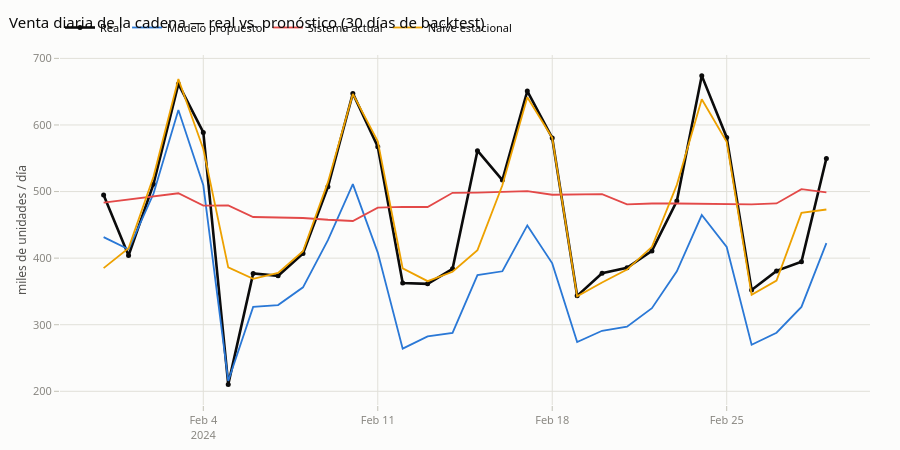

This figure's notebook cell:
### Markdown cell above
## 3 · La salida, día a día

Serie de tiempo de la venta agregada de la cadena en los 30 días apartados: la línea negra es la demanda **real**, las de color son lo que cada modelo pronosticó. *Pasa el cursor para ver los valores exactos; arrastra para hacer zoom.* (En GitHub se muestra la versión estática.)

### Code cell
fechas = pd.date_range(preds["date"].min(), preds["date"].max(), freq="D")
# Fechas como strings ISO: plotly las trata como eje de fecha y kaleido
# (serializador orjson) las exporta a PNG sin problema con Timestamps.
fechas_x = [d.strftime("%Y-%m-%d") for d in fechas]

def serie_cadena(df, modelo, valor):
    s = df[df["modelo"] == modelo].groupby("date")[valor].sum() / 1e3
    return s.reindex(fechas).to_numpy()

fig = go.Figure()
fig.add_scatter(x=fechas_x, y=serie_cadena(preds, CAMPEON, "y_true"),
                mode="lines+markers", name="Real",
                line=dict(color=MODEL_COLORS["real"], width=2.6),
                marker=dict(size=5),
                hovertemplate="%{x|%a %d %b}<br>Real: <b>%{y:.0f}k uds</b><extra></extra>")
for modelo in ["gradient_boosting_prior", "sistema_actual", "naive_estacional"]:
    fig.add_scatter(x=fechas_x, y=serie_cadena(preds, modelo, "y_pred"),
                    mode="lines", name=MODEL_LABELS[modelo],
                    line=dict(color=MODEL_COLORS[modelo], width=1.8),
                    hovertemplate="%{x|%a %d %b}<br>" + MODEL_LABELS[modelo]
                                  + ": <b>%{y:.0f}k uds</b><extra></extra>")
fig.update_layout(title="Venta diaria de la cadena — real vs. pronóstico (30 días de backtest)",
                  yaxis_title="miles de unidades / día", height=450,
                  hovermode="x unified",
                  legend=dict(orientation="h", y=1.12, font=dict(size=11)))
fig.show()

### Figure 1 — Plotly figure (JSON) as saved in the notebook; plotly's stock layout.template omitted (floating-point values rounded to 4 significant figures)
{"data": [{"hovertemplate": "%{x|%a %d %b}<br>Real: <b>%{y:.0f}k uds</b><extra></extra>", "line": {"color": "#0b0b0b", "width": 2.6}, "marker": {"size": 5}, "mode": "lines+markers", "name": "Real", "type": "scatter", "x": ["2024-01-31", "2024-02-01", "2024-02-02", "2024-02-03", "2024-02-04", "2024-02-05", "2024-02-06", "2024-02-07", "2024-02-08", "2024-02-09", "2024-02-10", "2024-02-11", "2024-02-12", "2024-02-13", "2024-02-14", "2024-02-15", "2024-02-16", "2024-02-17", "2024-02-18", "2024-02-19", "2024-02-20", "2024-02-21", "2024-02-22", "2024-02-23", "2024-02-24", "2024-02-25", "2024-02-26", "2024-02-27", "2024-02-28", "2024-02-29"], "y": [494.7, 403.9, 511.0, 661.6, 588.8, 210.4, 377.0, 373.4, 407.0, 507.2, 647.5, 567.3, 362.5, 361.4, 383.9, 561.4, 517.2, 650.9, 580.5, 343.3, 377.4, 385.4, 410.8, 485.7, 674.1, 581.3, 352.2, 380.9, 394.5, 549.8]}, {"hovertemplate": "%{x|%a %d %b}<br>Modelo propuesto: <b>%{y:.0f}k uds</b><extra></extra>", "line": {"color": "#2a78d6", "width": 1.8}, "mode": "lines", "name": "Modelo propuesto", "type": "scatter", "x": ["2024-01-31", "2024-02-01", "2024-02-02", "2024-02-03", "2024-02-04", "2024-02-05", "2024-02-06", "2024-02-07", "2024-02-08", "2024-02-09", "2024-02-10", "2024-02-11", "2024-02-12", "2024-02-13", "2024-02-14", "2024-02-15", "2024-02-16", "2024-02-17", "2024-02-18", "2024-02-19", "2024-02-20", "2024-02-21", "2024-02-22", "2024-02-23", "2024-02-24", "2024-02-25", "2024-02-26", "2024-02-27", "2024-02-28", "2024-02-29"], "y": [431.5, 413.4, 496.6, 622.6, 509.4, 215.5, 326.7, 329.5, 356.2, 426.9, 511.2, 408.3, 264.1, 282.5, 287.8, 374.5, 380.2, 449.2, 392.2, 274.1, 290.9, 297.0, 324.8, 380.1, 464.8, 416.7, 269.8, 288.0, 326.7, 422.5]}, {"hovertemplate": "%{x|%a %d %b}<br>Sistema actual: <b>%{y:.0f}k uds</b><extra></extra>", "line": {"color": "#e34948", "width": 1.8}, "mode": "lines", "name": "Sistema actual", "type": "scatter", "x": ["2024-01-31", "2024-02-01", "2024-02-02", "2024-02-03", "2024-02-04", "2024-02-05", "2024-02-06", "2024-02-07", "2024-02-08", "2024-02-09", "2024-02-10", "2024-02-11", "2024-02-12", "2024-02-13", "2024-02-14", "2024-02-15", "2024-02-16", "2024-02-17", "2024-02-18", "2024-02-19", "2024-02-20", "2024-02-21", "2024-02-22", "2024-02-23", "2024-02-24", "2024-02-25", "2024-02-26", "2024-02-27", "2024-02-28", "2024-02-29"], "y": [483.5, 488.3, 493.6, 497.5, 478.9, 479.3, 461.8, 461.3, 460.3, 457.6, 455.8, 475.9, 477.1, 476.8, 498.1, 498.5, 499.9, 500.7, 495.2, 495.9, 496.2, 480.7, 482.1, 482.0, 481.4, 481.0, 480.7, 482.1, 503.7, 498.7]}, {"hovertemplate": "%{x|%a %d %b}<br>Naïve estacional: <b>%{y:.0f}k uds</b><extra></extra>", "line": {"color": "#eda100", "width": 1.8}, "mode": "lines", "name": "Naïve estacional", "type": "scatter", "x": ["2024-01-31", "2024-02-01", "2024-02-02", "2024-02-03", "2024-02-04", "2024-02-05", "2024-02-06", "2024-02-07", "2024-02-08", "2024-02-09", "2024-02-10", "2024-02-11", "2024-02-12", "2024-02-13", "2024-02-14", "2024-02-15", "2024-02-16", "2024-02-17", "2024-02-18", "2024-02-19", "2024-02-20", "2024-02-21", "2024-02-22", "2024-02-23", "2024-02-24", "2024-02-25", "2024-02-26", "2024-02-27", "2024-02-28", "2024-02-29"], "y": [385.0, 415.0, 522.3, 669.1, 563.8, 386.2, 368.9, 377.9, 410.3, 514.1, 646.7, 575.5, 384.6, 365.4, 379.5, 412.0, 509.4, 641.5, 580.7, 342.7, 363.5, 382.8, 417.0, 510.1, 638.6, 574.6, 344.9, 366.3, 468.0, 473.0]}], "layout": {"height": 450, "hovermode": "x unified", "legend": {"font": {"size": 11}, "orientation": "h", "y": 1.12}, "title": {"text": "Venta diaria de la cadena — real vs. pronóstico (30 días de backtest)"}, "yaxis": {"title": {"text": "miles de unidades / día"}}}}
